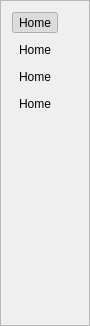
       <widget class="QFrame" name="frame">
        <property name="sizePolicy">
         <sizepolicy hsizetype="Minimum" vsizetype="Preferred">
          <horstretch>0</horstretch>
          <verstretch>0</verstretch>
         </sizepolicy>
        </property>
        <property name="minimumSize">
         <size>
          <width>90</width>
          <height>0</height>
         </size>
        </property>
        <property name="maximumSize">
         <size>
          <width>90</width>
          <height>16777215</height>
         </size>
        </property>
        <property name="layoutDirection">
         <enum>Qt::LeftToRight</enum>
        </property>
        <property name="styleSheet">
         <string notr="true"/>
        </property>
        <property name="frameShape">
         <enum>QFrame::StyledPanel</enum>
        </property>
        <property name="frameShadow">
         <enum>QFrame::Raised</enum>
        </property>
        <layout class="QVBoxLayout" name="verticalLayout_5">
         <item>
          <widget class="QToolButton" name="btn_home">
           <property name="toolTip">
            <string>Home</string>
           </property>
           <property name="statusTip">
            <string>Home page of the application</string>
           </property>
           <property name="layoutDirection">
            <enum>Qt::LeftToRight</enum>
           </property>
           <property name="autoFillBackground">
            <bool>false</bool>
           </property>
           <property name="inputMethodHints">
            <set>Qt::ImhNone</set>
           </property>
           <property name="text">
            <string>Home</string>
           </property>
           <property name="icon">
            <iconset>
             <normalon>../../../Desktop/icon/home.duckduckgo.com.png</normalon>
            </iconset>
           </property>
           <property name="iconSize">
            <size>
             <width>72</width>
             <height>72</height>
            </size>
           </property>
           <property name="checkable">
            <bool>true</bool>
           </property>
           <property name="checked">
            <bool>true</bool>
           </property>
           <property name="popupMode">
            <enum>QToolButton::DelayedPopup</enum>
           </property>
           <property name="toolButtonStyle">
            <enum>Qt::ToolButtonIconOnly</enum>
           </property>
           <property name="autoRaise">
            <bool>true</bool>
           </property>
           <property name="arrowType">
            <enum>Qt::NoArrow</enum>
           </property>
          </widget>
         </item>
         <item>
          <widget class="QToolButton" name="btn_new">
           <property name="toolTip">
            <string>New </string>
           </property>
           <property name="statusTip">
            <string>create,edit,scrap the marks</string>
           </property>
           <property name="layoutDirection">
            <enum>Qt::LeftToRight</enum>
           </property>
           <property name="autoFillBackground">
            <bool>false</bool>
           </property>
           <property name="styleSheet">
            <string notr="true">.QToolButton{background-image:url(&quot;C:UsersSYEDDesktopicon.ico&quot;)}</string>
           </property>
           <property name="inputMethodHints">
            <set>Qt::ImhNone</set>
           </property>
           <property name="text">
            <string>Home</string>
           </property>
           <property name="icon">
            <iconset>
             <normalon>../../../Desktop/icon/FolderDocuments.png</normalon>
            </iconset>
           </property>
           <property name="iconSize">
            <size>
             <width>72</width>
             <height>72</height>
            </size>
           </property>
           <property name="checkable">
            <bool>true</bool>
           </property>
           <property name="checked">
            <bool>false</bool>
           </property>
           <property name="popupMode">
            <enum>QToolButton::DelayedPopup</enum>
           </property>
           <property name="toolButtonStyle">
            <enum>Qt::ToolButtonIconOnly</enum>
           </property>
           <property name="autoRaise">
            <bool>true</bool>
           </property>
           <property name="arrowType">
            <enum>Qt::NoArrow</enum>
           </property>
          </widget>
         </item>
         <item>
          <widget class="QToolButton" name="btn_analyse">
           <property name="toolTip">
            <string>Analyse</string>
           </property>
           <property name="statusTip">
            <string>analyse the data/marks</string>
           </property>
           <property name="layoutDirection">
            <enum>Qt::LeftToRight</enum>
           </property>
           <property name="autoFillBackground">
            <bool>false</bool>
           </property>
           <property name="inputMethodHints">
            <set>Qt::ImhNone</set>
           </property>
           <property name="text">
            <string>Home</string>
           </property>
           <property name="icon">
            <iconset>
             <normalon>../../../Desktop/icon/bw-analysis.png</normalon>
            </iconset>
           </property>
           <property name="iconSize">
            <size>
             <width>72</width>
             <height>72</height>
            </size>
           </property>
           <property name="checkable">
            <bool>true</bool>
           </property>
           <property name="checked">
            <bool>false</bool>
           </property>
           <property name="popupMode">
            <enum>QToolButton::DelayedPopup</enum>
           </property>
           <property name="toolButtonStyle">
            <enum>Qt::ToolButtonIconOnly</enum>
           </property>
           <property name="autoRaise">
            <bool>true</bool>
           </property>
           <property name="arrowType">
            <enum>Qt::NoArrow</enum>
           </property>
          </widget>
         </item>
         <item>
          <widget class="QToolButton" name="btn_setting">
           <property name="toolTip">
            <string>Settings</string>
           </property>
           <property name="statusTip">
            <string>set the costume settings to default</string>
           </property>
           <property name="layoutDirection">
            <enum>Qt::LeftToRight</enum>
           </property>
           <property name="autoFillBackground">
            <bool>false</bool>
           </property>
           <property name="inputMethodHints">
            <set>Qt::ImhNone</set>
           </property>
           <property name="text">
            <string>Home</string>
           </property>
           <property name="icon">
            <iconset>
             <normalon>../../../Desktop/icon/Settings.ico</normalon>
            </iconset>
           </property>
           <property name="iconSize">
            <size>
             <width>72</width>
             <height>72</height>
            </size>
           </property>
           <property name="checkable">
            <bool>true</bool>
           </property>
           <property name="checked">
            <bool>false</bool>
           </property>
           <property name="popupMode">
            <enum>QToolButton::DelayedPopup</enum>
           </property>
           <property name="toolButtonStyle">
            <enum>Qt::ToolButtonIconOnly</enum>
           </property>
           <property name="autoRaise">
            <bool>true</bool>
           </property>
           <property name="arrowType">
            <enum>Qt::NoArrow</enum>
           </property>
          </widget>
         </item>
         <item>
          <spacer name="verticalSpacer">
           <property name="orientation">
            <enum>Qt::Vertical</enum>
           </property>
           <property name="sizeType">
            <enum>QSizePolicy::Maximum</enum>
           </property>
           <property name="sizeHint" stdset="0">
            <size>
             <width>20</width>
             <height>200</height>
            </size>
           </property>
          </spacer>
         </item>
        </layout>
       </widget>
